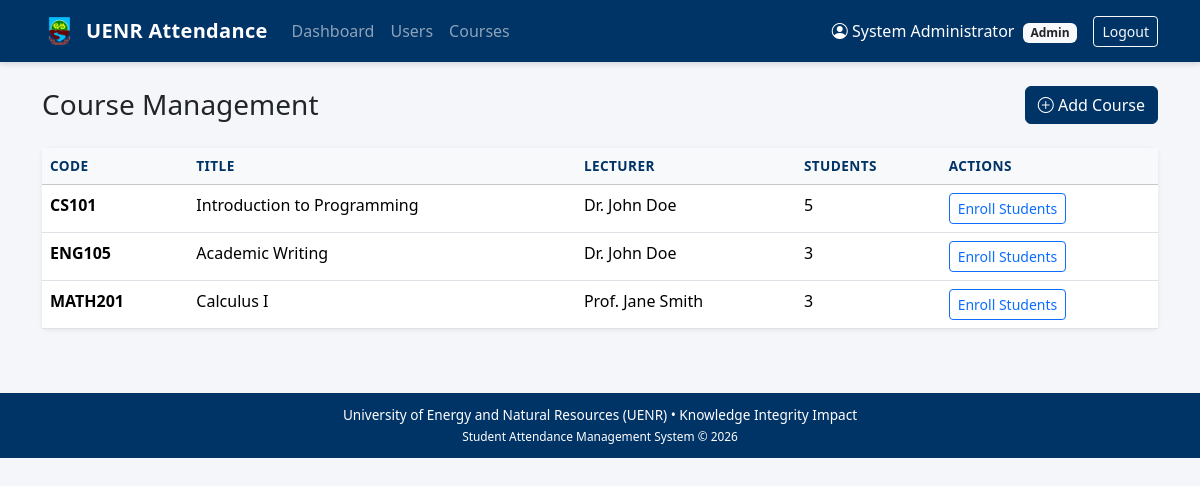
Screenshot of /admin/courses (signed in) with the database file from the repository.
### tables this page shows
CREATE TABLE courses (
            id INTEGER PRIMARY KEY AUTOINCREMENT,
            code TEXT UNIQUE NOT NULL,
            title TEXT NOT NULL,
            description TEXT,
            lecturer_id INTEGER,
            created_at TEXT DEFAULT CURRENT_TIMESTAMP,
            FOREIGN KEY (lecturer_id) REFERENCES users(id)
        );

CREATE TABLE users (
            id INTEGER PRIMARY KEY AUTOINCREMENT,
            username TEXT UNIQUE NOT NULL,
            email TEXT UNIQUE NOT NULL,
            password_hash TEXT NOT NULL,
            full_name TEXT NOT NULL,
            role TEXT NOT NULL CHECK(role IN ('admin', 'lecturer', 'student')),
            is_active INTEGER DEFAULT 1,
            created_at TEXT DEFAULT CURRENT_TIMESTAMP
        );

### app.py (the view)
@app.route("/admin/courses")
@login_required("admin")
def admin_courses():
    db = get_db()
    courses = db.execute("""
        SELECT c.*, u.full_name AS lecturer_name,
               (SELECT COUNT(*) FROM enrollments e WHERE e.course_id = c.id) AS student_count
        FROM courses c
        LEFT JOIN users u ON c.lecturer_id = u.id
        ORDER BY c.code
    """).fetchall()
    return render_template("admin/courses.html", courses=courses)

### app.py (called while the page is built, shortened)
def get_db():
    if "db" not in g:
        g.db = sqlite3.connect(DATABASE)
        g.db.row_factory = sqlite3.Row
        g.db.execute("PRAGMA foreign_keys = ON")
    return g.db

def login_required(role=None):
    def decorator(f):
        @wraps(f)
        def wrapped(*args, **kwargs):
            if "user_id" not in session:
                flash("Please log in to continue.", "warning")
                return redirect(url_for("login"))
            return f(*args, **kwargs)
        return wrapped
    return decorator

### templates/admin/courses.html (shortened to what this page needs)
{% extends "base.html" %}
{% block content %}
<div class="d-flex justify-content-between align-items-center mb-4">
    <h3 class="mb-0">Course Management</h3>
    <a href="{{ url_for('admin_add_course') }}" class="btn btn-primary">
        <i class="bi bi-plus-circle"></i> Add Course
    </a>
</div>
<div class="card">
    <div class="card-body p-0">
        <table class="table table-hover mb-0">
            <thead class="table-light">
                <tr>
                    <th>Code</th><th>Title</th><th>Lecturer</th><th>Students</th><th>Actions</th>
                </tr>
            </thead>
            <tbody>
                {% for c in courses %}
                <tr>
                    <td><strong>{{ c.code }}</strong></td>
                    <td>{{ c.title }}</td>
                    <td>{{ c.lecturer_name or '—' }}</td>
                    <td>{{ c.student_count }}</td>
                    <td>
                        <a href="{{ url_for('admin_enroll', course_id=c.id) }}" class="btn btn-sm btn-outline-primary">
                            Enroll Students
                        </a>
                    </td>
                </tr>
                {% else %}
                <tr><td colspan="5" class="text-center text-muted py-4">No courses yet.</td></tr>
                {% endfor %}
            </tbody>
        </table>
    </div>
</div>
{% endblock %}

### templates/base.html (style rules this page uses)
:root { --uenr-blue: #003366; --uenr-green: #2e7d32; --uenr-yellow: #f9a825; --uenr-brown: #5d4037; }
body { background-color: #f4f6f9; min-height: 100vh; }
.btn-primary { background-color: var(--uenr-blue); border-color: var(--uenr-blue); }
.card { border: none; box-shadow: 0 1px 4px rgba(0,0,0,.08); }
.table th { font-size: 0.85rem; text-transform: uppercase; letter-spacing: .03em; color: var(--uenr-blue); }

### rows the page displays
courses: code "CS101", title "Introduction to Programming", full_name "Dr. John Doe", student_count "5"
courses: code "ENG105", title "Academic Writing", full_name "Dr. John Doe", student_count "3"
courses: code "MATH201", title "Calculus I", full_name "Prof. Jane Smith", student_count "3"

### other values shown
{{ session.full_name }} "System Administrator"
{{ session.role|capitalize }} "Admin"
